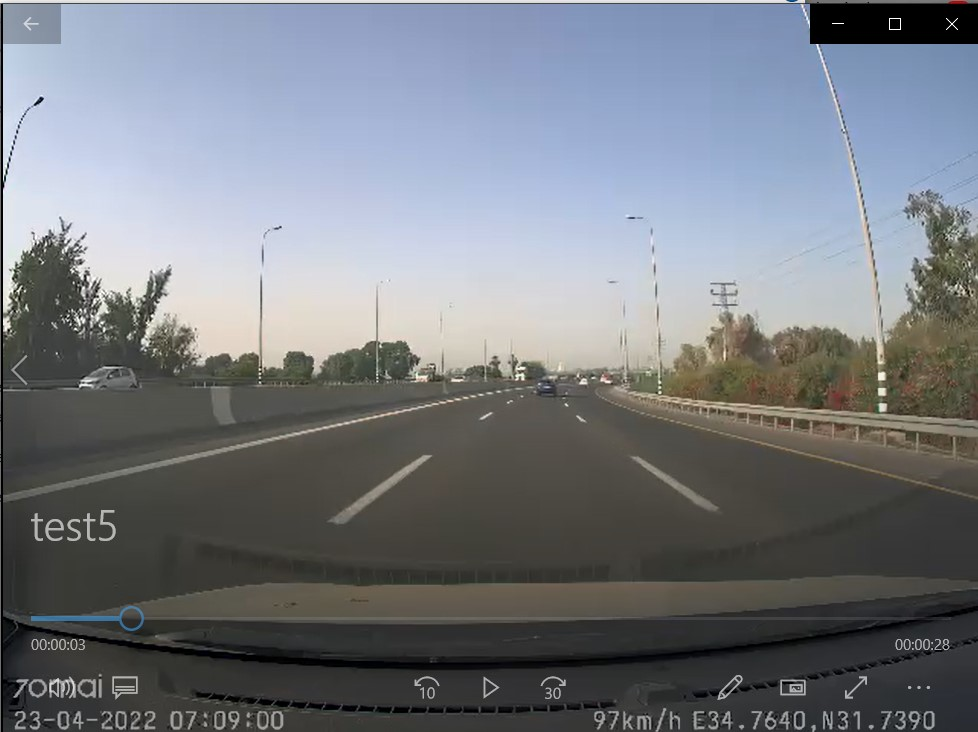
#> input picture image100.jpg, 978 x 732 px, given in place of test5.mp4, which was not available
$ python 'Lane detection using hough transform.py'
#> lines starting #> are read from the running program, lines starting #| are printed output that depends on the picture; after the words box and inside, x2 and y2 are one past the last pixel; in counts of white or black regions, pixels touching at a corner belong together; pictures that were not available may be replaced by others from this repository, and a replacement may not be noted
#> further down, frame is the input picture: shape (732, 978, 3); mean B, G, R 128, 121.9, 117.9
import cv2
import numpy as np


def region_of_interest(image, triangle):
    # return an image that equal
    # dimennsioned to the original image
    # and complite zeroed
    mask = np.zeros_like(image)
    # def the color of the polygon lines
    match_mask_color = 255
    # function that take our triangle shape,
    # from the given vertices and Poses it on
    # the zeroed masked
    # all the lines will be colored to white
    cv2.fillPoly(mask, triangle, match_mask_color)

    # poses the final mask on the origin picture
    masked_image = cv2.bitwise_and(image, mask)
    return masked_image

def linesImageDrawing(image, lines):
    # keeps the algoritem runing
    # even if a line isnt recognize
    if lines is not None:
        for line in lines:
            # finding 2 extreame points on the line
            for x1, y1, x2, y2 in line:
                # print the line on the screen
                cv2.line(image, (x1,y1), (x2,y2), (0, 255, 0), thickness=5)
                # fine line middle x point
                line_middle_x = int((x1 + x2) / 2)
                #print(xC,yC)
                # term for turn
                # if on of the lines is near the middle car point
                # it means the car is in turn position
                if  335 < line_middle_x < 345:
                    print('Turn')
    return image


def image_process(image):
    #moving the image to color model 'gray scale'
    gray_image = cv2.cvtColor(image, cv2.COLOR_RGB2GRAY)
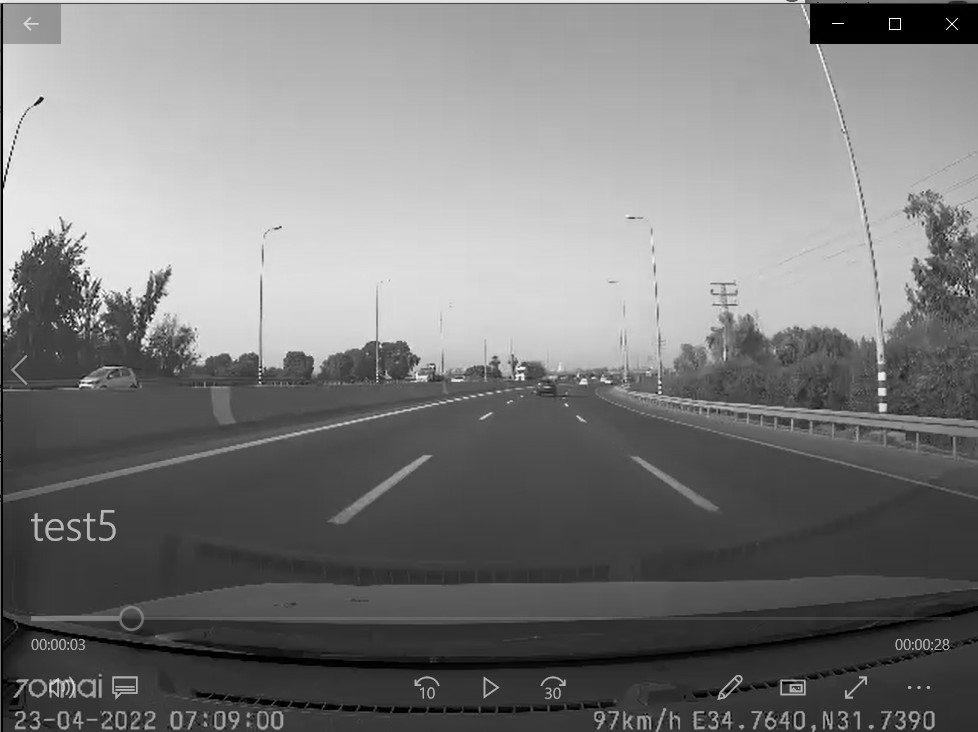
#> gray_image: shape (732, 978); min 0, max 255, mean 123.2
    # put an binary treshhold that keeps Shades of gray
    # that are close to white and removing the rest.
    canny_image = cv2.Canny(gray_image, 140, 200)
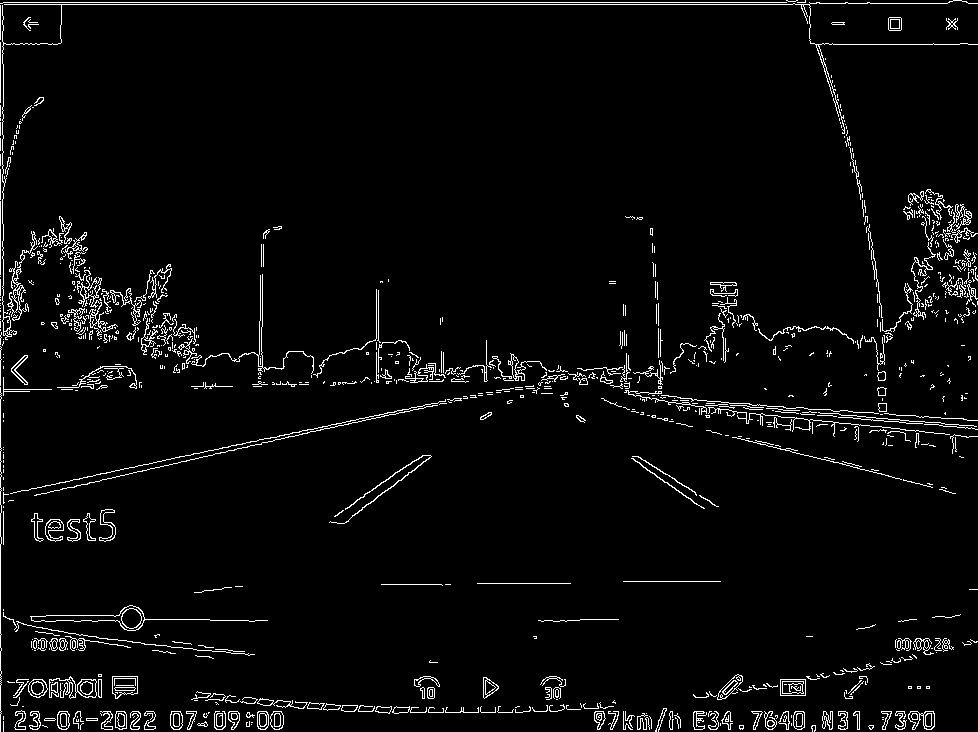
#> canny_image: shape (732, 978); 3.7% white in thin lines or dots
    # define a 3 vertices for
    triangle_vertices = [
        (140, 360),
        (340, 255),
        (590, 360)
    ]
    # put a circle that define the car center
    cv2.circle(image, (340, 300), 2, (0, 0, 255), 5)
#> image: shape (732, 978, 3); 0.01% of pixels changed, all inside (x1, y1, x2, y2) = (335, 295, 346, 306)
    # sending the image to a function which keeps
    # a triangle shape that the road inside of
    # and throw the rest of the image
    cropped_image = region_of_interest(canny_image,
                    np.array([triangle_vertices], np.int32),)
#> in region_of_interest, `cv2.fillPoly(mask, triangle, match_mask_color)`:
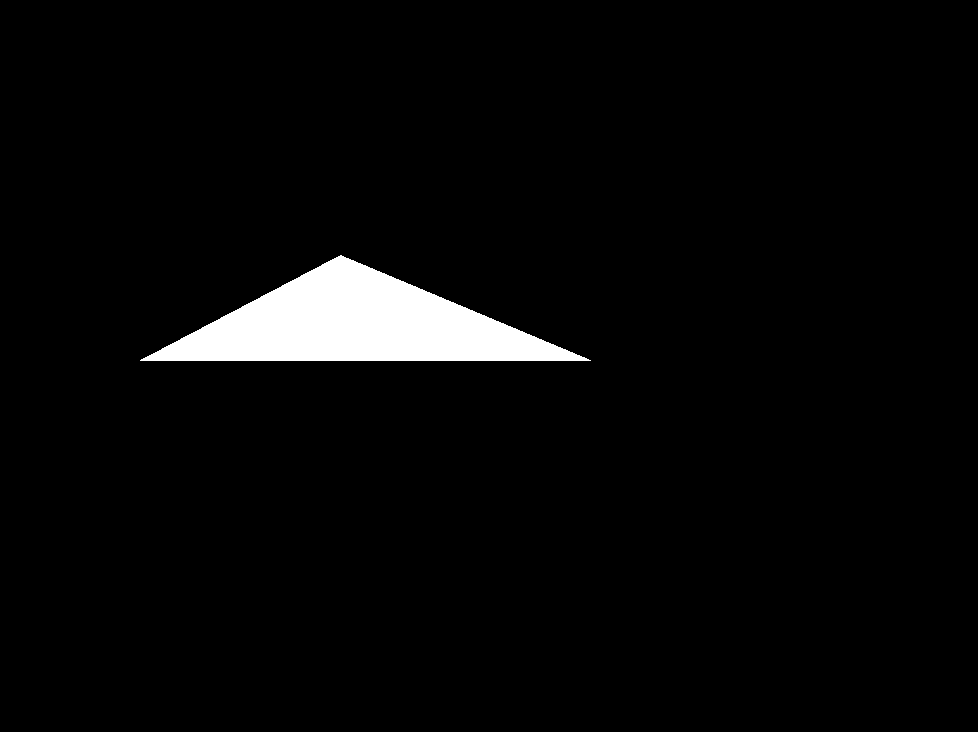
#> mask: shape (732, 978); 3.4% white; 1 white region, box (x1, y1, x2, y2) and area: (140, 255, 591, 361) 24076
#> in region_of_interest, `masked_image = cv2.bitwise_and(image, mask)`:
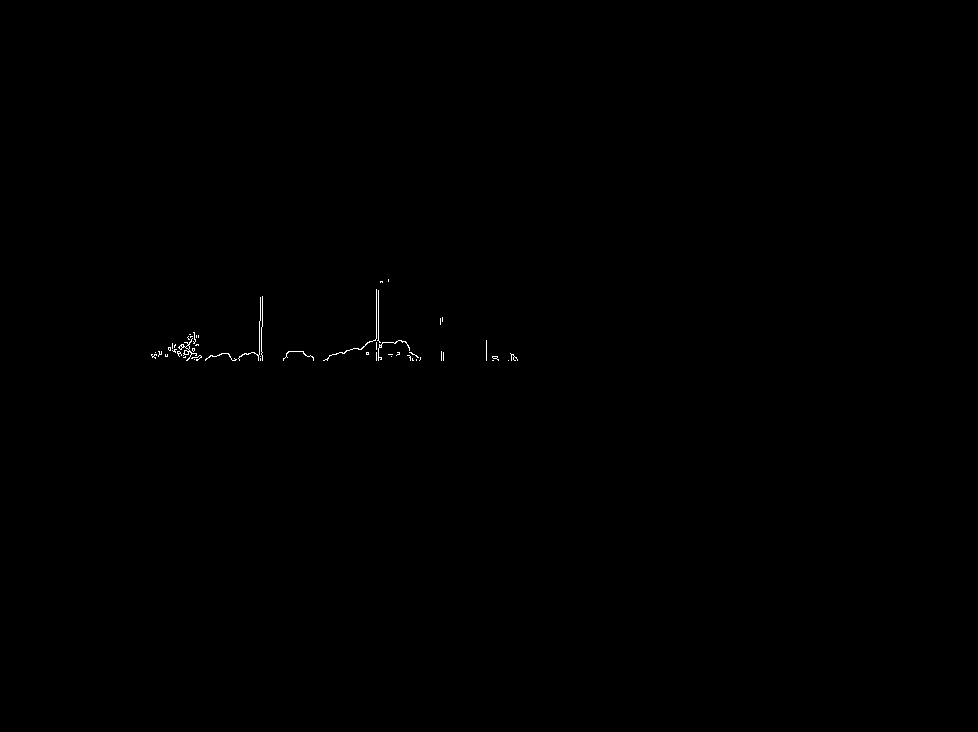
#> masked_image: shape (732, 978); 0.13% white in thin lines or dots, all inside (x1, y1, x2, y2) = (151, 279, 518, 361)
    # after keeping the triangle,
    # function that monitoring lines with
    # hough transform technique
    lines = cv2.HoughLinesP(cropped_image,
                            # the distance from image start point
                            rho=1,
                            # the angle from image start point
                            theta=np.pi/180,
                            # threshold on line votes,
                            # which is rho and theta vector
                            threshold=20,
                            lines=np.array([]),
                            minLineLength=25,
                            # line gap for making
                            # a Continuously line
                            # if needed
                            maxLineGap=500)
#> lines = 15 rows, first 6: [378, 360, 378, 290], [376, 360, 376, 289], [260, 297, 262, 360], [184, 357, 486, 342], [152, 356, 486, 350], [173, 351, 516, 357]
    # sending to a function which draw the founed lines
    # on the frame
    image_with_lines = linesImageDrawing(image, lines)
#> the loop in linesImageDrawing, `for line in lines:` made 15 passes
#> line on passes 1 to 12: [[378, 360, 378, 290]], [[376, 360, 376, 289]], [[260, 297, 262, 360]], [[184, 357, 486, 342]], [[152, 356, 486, 350]], [[173, 351, 516, 357]], [[168, 349, 405, 341]], [[151, 355, 486, 349]], [[155, 358, 516, 358]], [[172, 343, 419, 360]], [[257, 355, 262, 296]], [[186, 360, 517, 360]]
#| Turn
    return image_with_lines


# get a video capture object for the camera
cap = cv2.VideoCapture('test5.mp4')

#Returns true if video capturing has been initialized already.
while cap.isOpened():
    #reads the data per frame. 'ret' refer to a any kind of boolean return and 'img' refer the the each img that returns
    ret, frame = cap.read()
    frame = image_process(frame)
    # ploting the video
    cv2.imshow('frame', frame)

    #display a window for given milliseconds or until any key is pressed
    if cv2.waitKey(10) & 0xFF == ord('q'):
#> (key q is pressed here)
        break

cap.release()
cv2.destroyAllWindows()
